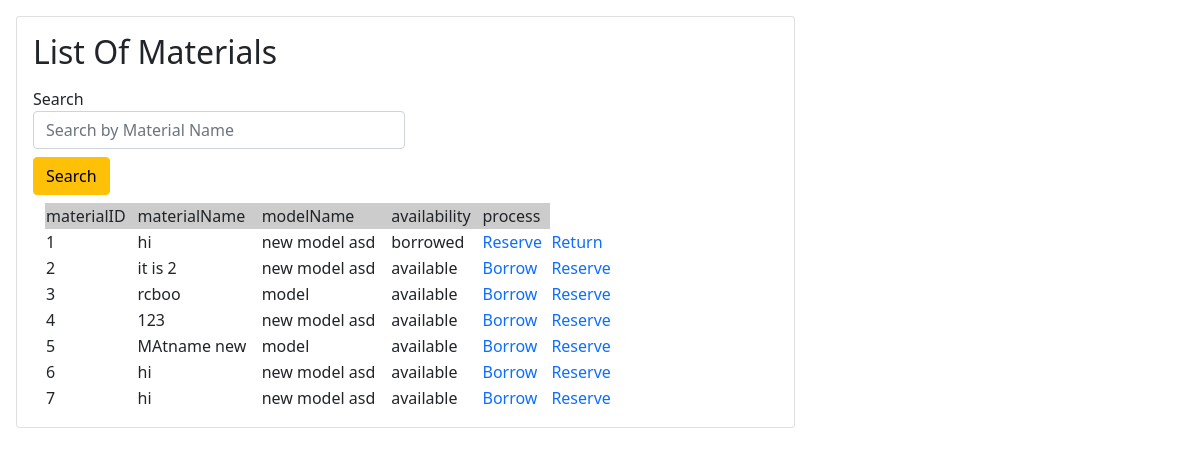
/materialsList.php, run on the app's committed database.
### tables this page shows
CREATE TABLE `materials` (
  `materialID` int(11) NOT NULL,
  `materialName` varchar(80) NOT NULL,
  `typeID` varchar(80) NOT NULL,
  `modelID` int(11) NOT NULL,
  `availability` enum('pending','borrowed','available') NOT NULL DEFAULT 'available',
  `transID` int(11) DEFAULT NULL
);

CREATE TABLE `materialmodel` (
  `modelID` int(11) NOT NULL,
  `modelName` varchar(80) NOT NULL,
  `description` varchar(80) DEFAULT NULL
);

### classes/DbConfig.php (called while the page is built, shortened)
<?php
class DbConfig
{
	private $_host = 'localhost';
	private $_username = 'root';
	private $_password = '';
	private $_database = 'scitd_inv';
	protected $connection;
	public function __construct()
	{
		if (!isset($this->connection)) {
			$this->connection = new mysqli($this->_host, $this->_username, $this->_password, $this->_database);
		}
		return $this->connection;
	}
}
?>

### classes/Crud.php (called while the page is built, shortened)
<?php
include_once 'DbConfig.php';
class Crud extends DbConfig
{
	public function getData($query)
	{
		$result = $this->connection->query($query);
		$rows = array();
		while ($row = $result->fetch_assoc()) {
			$rows[] = $row;
		}
		return $rows;
	}
}
?>

### materialsList.php (the view, shortened to what this page needs)
<?php
include_once("classes/Crud.php");
$crud = new Crud();
?>
<!DOCTYPE html>
    <html>
    <head>
        <link rel="stylesheet" type="text/css" href="bootstrap/css/bootstrap.css" />
        <link rel="stylesheet" href=" css/select2.min.css">
    </head>
    <body>
        <div class="container-fluid p-3">
            <div class="card card-login col-md-8">
                <div class="card-body">
                <h2>List Of Materials</h2>
                    <?php $TI = 1; ?>
                        <div class="form-group col-6">
                            <label for="Search">Search</label>
                            <input type="matname" id="Matname" name="matname " class="form-control rounded" placeholder="Search by Material Name" data-parsley-pattern="/[a-zA-Z\s]+/gm" required tabindex= "<?php echo $TI, $TI++;?>" >
                            <button class="btn btn-warning my-2" onclick="Search()" tabindex="<?php echo $TI, $TI++;?> ">
                            Search
                            </button>
                        </div>
                            <div class="container col-lg-12">
                            <table width='80%' border=0>
                            <tr bgcolor='#CCCCCC'>
                                <td>materialID</td>
                                <td>materialName</td>
                                <td>modelName</td>
                                <td>availability</td>
                                <td>process</td>
                            </tr>
                            </div>
                            <?php
                            if (empty($_GET["search"])){
                                $sql = "SELECT m.materialID, m.materialName, m.availability, md.modelName FROM materials m JOIN materialmodel md ON m.modelID = md.modelID ORDER BY materialID ASC";
                                $result = $crud->getData($sql);
                            } else{
                                $sql = "SELECT m.materialID, m.materialName, m.availability, md.modelName FROM materials m JOIN materialmodel md ON m.modelID = md.modelID WHERE m.materialName LIKE ? ORDER BY materialID ASC";
                                $result = $crud->search($sql, '%'.$_GET["search"].'%');
                            }
                            if (!empty($result)){
                                foreach ($result as $key => $res) {
                                    echo "<tr>";
                                    echo "<td>".$res['materialID']."</td>";
                                    echo "<td>".$res['materialName']."</td>";
                                    echo "<td>".$res['modelName']."</td>";
                                    echo "<td>".$res['availability']."</td>";
                                    if ($res["availability"] == "available") {
                                        echo "<td><a href=\"borrow.process.php?materialName=$res[materialName]\">Borrow</a></td>";
                                        echo "<td><a href=\"reserve.process.php?action=reserve&materialName=$res[materialName]\">Reserve</a></td>";
                                    }   else if ($res["availability"] == "pending") {
                                       echo "<td><a href=\"borrow.process.php?action=pickup&materialID=$res[materialID]\">Pick Up</a></td>";
                                       echo "<td><a href=\"reserve.process.php?action=reserve&materialName=$res[materialName]\">Reserve</a></td>";
                                    }   else if ($res["availability"] == "borrowed") {
                                        echo "<td><a href=\"reserve.process.php?action=reserve&materialName=$res[materialName]\">Reserve</a></td>";
                                        echo "<td><a href=\"return.php?materialID=$res[materialID]\" onClick=\"return confirm('Are you sure you want to return?')\">Return</a><td>";
                                    } else {
                                echo "No results :(";
                                    }
                                }
                            }
                            ?>
                </div>
            </div>
        </div>
    </body>
</html>

### data on the page
materials: materialID "1", materialName "hi", modelID.modelName "new model asd", availability "borrowed"
materials: materialID "2", materialName "it is 2", modelID.modelName "new model asd", availability "available"
materials: materialID "3", materialName "rcboo", modelID.modelName "model", availability "available"
materials: materialID "4", materialName "123", modelID.modelName "new model asd", availability "available"
materials: materialID "5", materialName "MAtname new", modelID.modelName "model", availability "available"
materials: materialID "6", materialName "hi", modelID.modelName "new model asd", availability "available"
materials: materialID "7", materialName "hi", modelID.modelName "new model asd", availability "available"
